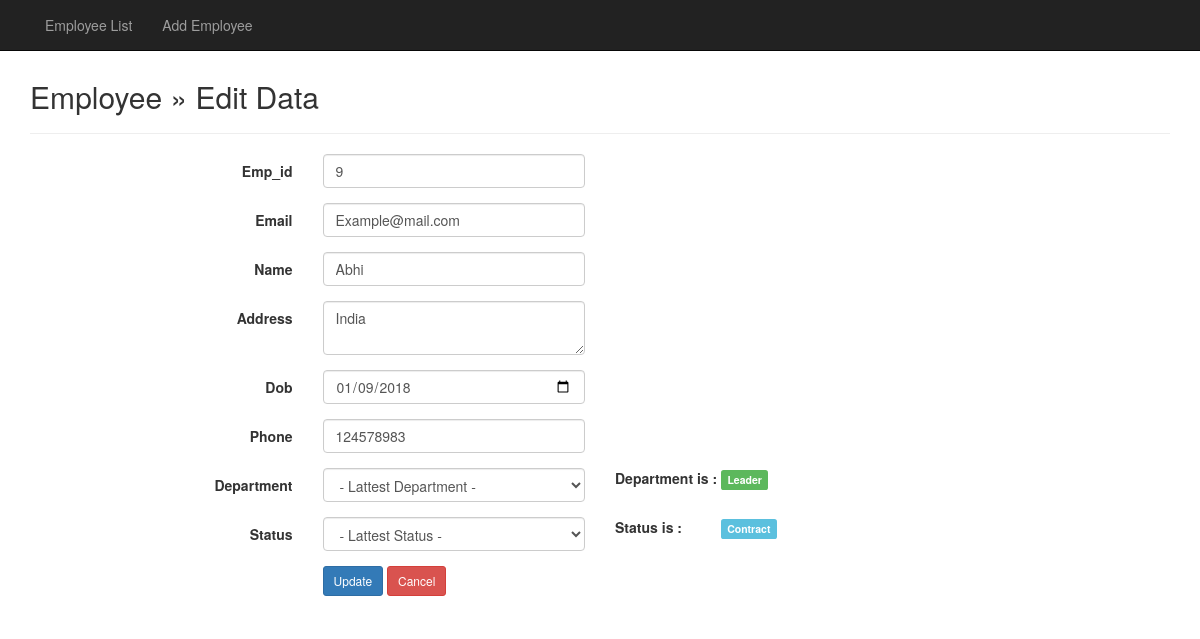
Page /edit.php?emp_id=9 on the committed database.
### tables this page shows
CREATE TABLE `employee` (
  `emp_id` int(5) NOT NULL,
  `emp_email` varchar(30) NOT NULL,
  `emp_name` varchar(30) NOT NULL,
  `emp_phone` bigint(12) NOT NULL,
  `emp_dob` date NOT NULL,
  `emp_address` varchar(100) NOT NULL,
  `emp_dept` varchar(30) NOT NULL,
  `emp_status` varchar(20) NOT NULL,
  `emp_password` varchar(16) NOT NULL,
  `emp_joindate` date NOT NULL
);

### edit.php (the view, shortened to what this page needs)
<?php
include("connection.php");
?>
<!DOCTYPE html>
<html lang="en">
<head>
		<link rel="stylesheet" href="https://maxcdn.bootstrapcdn.com/bootstrap/3.3.7/css/bootstrap.min.css">
</head>
<body>
	<nav class="navbar navbar-inverse navbar-fixed-top">
		<div class="container">
			<div id="navbar" class="navbar-collapse collapse">
				<ul class="nav navbar-nav">
					<li><a href="index.php">Employee List</a></li>
					<li><a href="add.php">Add Employee</a></li>
				</ul>
			</div>
		</div>
	</nav>
	<div class="container">
		<div class="content">
			<h2>Employee &raquo; Edit Data</h2>
			<hr />
			<?php
			$emp_id = $_GET['emp_id'];
			$sql = mysqli_query($con, "SELECT * FROM employee WHERE emp_id='$emp_id'");
			if(mysqli_num_rows($sql) == 0){
				header("Location: index.php");
			}else{
				$row = mysqli_fetch_assoc($sql);
			}
			?>
			<form class="form-horizontal" action="" method="post">
				<div class="form-group">
					<label class="col-sm-3 control-label">Emp_id</label>
					<div class="col-sm-3">
						<input type="text" name="emp_id" value="<?php echo $row ['emp_id']; ?>" class="form-control" placeholder="Emp_id" required>
					</div>
				</div>
				<div class="form-group">
					<label class="col-sm-3 control-label">Email</label>
					<div class="col-sm-3">
						<input type="email" name="email" value="<?php echo $row ['emp_email']; ?>" class="form-control" placeholder="Email" required>
					</div>
				</div>
				<div class="form-group">
					<label class="col-sm-3 control-label">Name</label>
					<div class="col-sm-3">
						<input type="text" name="name" value="<?php echo $row ['emp_name']; ?>" class="form-control" placeholder="Name" required>
					</div>
				</div>
					<div class="form-group">
					<label class="col-sm-3 control-label">Address</label>
					<div class="col-sm-3">
						<textarea name="address" class="form-control" placeholder="Department"><?php echo $row ['emp_address']; ?></textarea>
					</div>
				</div>
				<div class="form-group">
					<label class="col-sm-3 control-label">Dob</label>
					<div class="col-sm-3">
						<input type="date" name="dob" value="<?php echo $row ['emp_dob']; ?>" class="input-group date form-control" date="" data-date-format="yyyy-mm-dd" placeholder="0000-00-00" required>
					</div>
				</div>
				<div class="form-group">
					<label class="col-sm-3 control-label">Phone</label>
					<div class="col-sm-3">
						<input type="number" name="phone" value="<?php echo $row ['emp_phone']; ?>" class="form-control" placeholder="Phone" required>
					</div>
				</div>
				<div class="form-group">
					<label class="col-sm-3 control-label">Department</label>
					<div class="col-sm-3">
						<select name="dept" class="form-control" required>
							<option value=""> - Lattest Department - </option>
						</select>
					</div>
                    <div class="col-sm-3">
                    <b>Department is :</b> <span class="label label-success"><?php echo $row['emp_dept']; ?></span>
				    </div>
				</div>
				<div class="form-group">
					<label class="col-sm-3 control-label">Status</label>
					<div class="col-sm-3">
						<select name="status" class="form-control" required>
							<option value="">- Lattest Status -</option>
						</select>
					</div>
                    <div class="col-sm-3">
                    <b>Status is :</b>&nbsp;&nbsp;&nbsp;&nbsp;&nbsp;&nbsp;&nbsp;&nbsp;&nbsp; <span class="label label-info"><?php echo $row['emp_status']; ?></span>
				    </div>
                </div>
				<div class="form-group">
					<label class="col-sm-3 control-label">&nbsp;</label>
					<div class="col-sm-6">
						<input type="submit" name="save" class="btn btn-sm btn-primary" value="Update">
						<a href="index.php" class="btn btn-sm btn-danger">Cancel</a>
					</div>
				</div>
			</form>
		</div>
	</div>
</body>
</html>

### edit.php (style rules this page uses)
.content { margin-top: 80px; }

### rows in the picture
employee: emp_id "9", email "Example@mail.com", name "Abhi", address "India", dob "01/09/2018", phone "124578983", emp_dept "Leader", emp_status "Contract"
